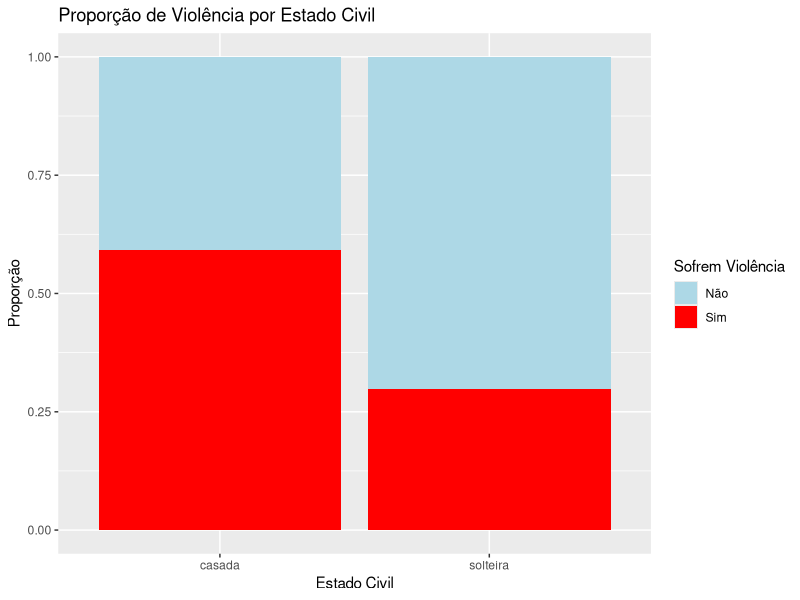
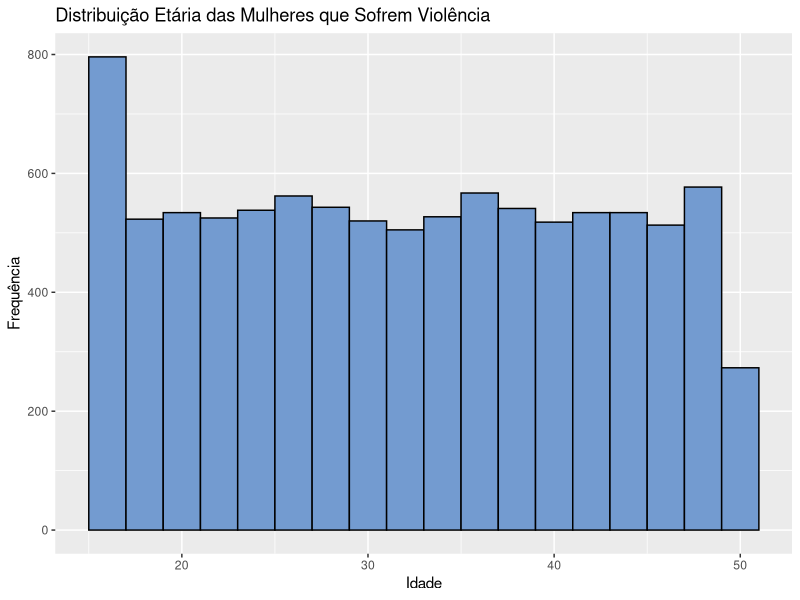

Write R code to recreate these figures, in order.
library(ggplot2)

pop <- 50000

amostra <- 20000

set.seed(1234)

idade <- sample(c(15:50), replace = TRUE, size = amostra)
idade

estadoC <- sample(c('solteira', 'casada'), replace = TRUE, size = amostra, prob = c(0.3, 0.5))
estadoC

n_sofrem <- rbinom(amostra, 1, ifelse(estadoC == "solteira", 0.30, 0.60))

table(n_sofrem)

renda <- sample(c(1400.00, 2300, 3000.00, 5000.00), replace = TRUE, size = amostra, prob = c(0.5, 0.2, 0.2, 0.1))
print(renda)

df_amostra <- data.frame(
  idade = idade,
  estadoC = estadoC,
  renda = renda,
  sofremViolencia = n_sofrem
)

head(df_amostra)

table(idade)


ggplot(df_amostra, aes(x = estadoC, fill = factor(sofremViolencia))) +
  geom_bar(position = "fill") +
  labs(x = "Estado Civil", y = "Proporção", fill = "Sofrem Violência") +
  scale_fill_manual(values = c("0" = "lightblue", "1" = "red"), labels = c("Não", "Sim")) +
  ggtitle("Proporção de Violência por Estado Civil")



ggplot(df_amostra[df_amostra$sofremViolencia == 1, ], aes(x = idade)) +
  geom_histogram(binwidth = 2, fill = "#739BD0", color = "black") +
  labs(title = "Distribuição Etária das Mulheres que Sofrem Violência",
       x = "Idade", y = "Frequência")


modelo_log <- glm(sofremViolencia ~ idade + estadoC + renda, 
                  data = df_amostra, 
                  family = binomial)

summary(modelo_log)